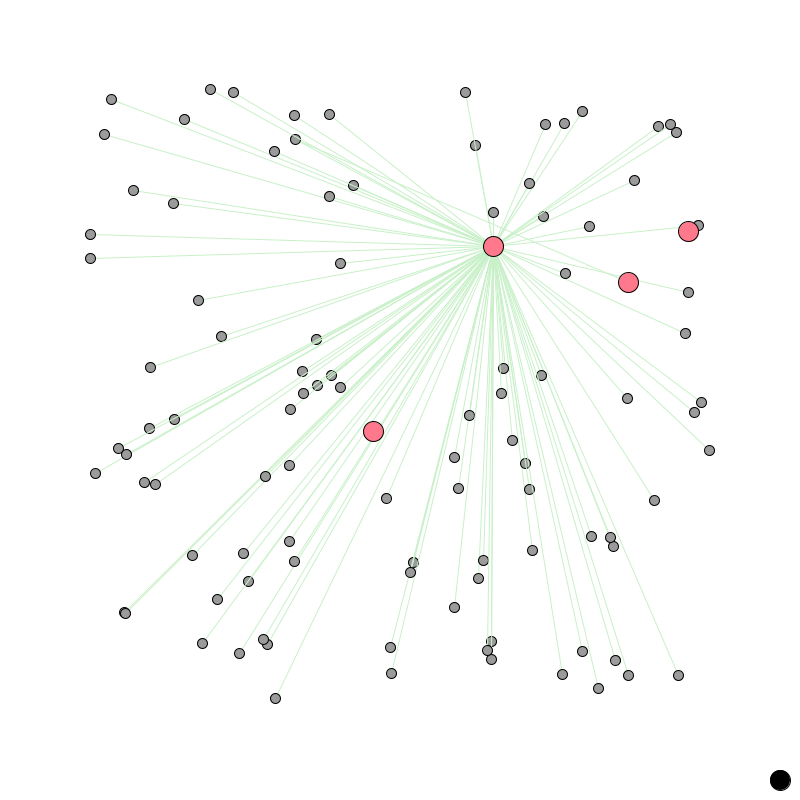
Frame 1 (no input)
Frame 60 (the mouse pressed at the canvas centre just before this capture): identical to frame 1, image omitted
Frame 120 (the mouse held since frame 60 and released just before this capture): identical to frame 1, image omitted

The Processing sketch that drew this single still picture (run headless with seeded random() and noise(); from frame 60 on, the mouse is pressed at the canvas centre):

// Processing sketch: Network
// ── Network.pde
// Network: 
//     by Akira Kageyama
//     on 2022.09.03
// 

final int NUM_RESOURCE = 5;   // Resource #0 = dump site.     
final int POPULATION = 100;   // 100000;


Environment environment;

Human human;


// Variables for timer
int interval = 50; // 200;
int lastRecordedTime = 0;


// Pause
boolean pause = true;


int timeCounter = 0;


void asserting( boolean condition, String message )
{
  if ( !condition ) {
    println( message );
    exit();
  }
}




void setup() {
  size (800, 800);
  println("Space=>stop/start.");
 

  // For drawing
  smooth(8);
  stroke(0);

  environment = new Environment();
  human = new Human();

}





void draw() 
{
  background(255);
  
  human.draw();
  environment.draw();
  
  
  if (millis()-lastRecordedTime>interval) {
    if (!pause) {
      for ( int i=0; i<1; i++ ) {
        StepTime();
      }
      lastRecordedTime = millis();
    }
  }

}




void keyPressed() {

  if (key==' ') { // On/off of pause
    pause = !pause;
  }
  
  if (key=='\n') {
    StepTime();
  }
}

// ── Asset.pde

class Asset {
  float information;
  float material;
  float happiness;
  
  Asset( float i, float m ) {
    information = i;
    material = m;
    happiness = information*material;
  }
}

// ── Environment.pde

class Resource {
  PVector position;
  color   rgb;

  Resource ( PVector p, color rgb_ ) {
    position = p;
    rgb = rgb_;
  }
}

class Environment {
  Resource[] resource;

  Environment( ) {
    resource = new Resource[NUM_RESOURCE];
    for (int i=0; i<NUM_RESOURCE; i++) {
      if ( i == 0 ) {  // Special "resource", negative resource. Dump site.
        color c = color(0, 0, 0);
        resource[i] = new Resource( new PVector(width-20,height-20), c );  // Lower-right corner.
      } else {
        float random_x = random(width);
        float random_y = random(height);
        float x_with_separation = map( random_x, 0.0, float(width),  0.1*width,  0.9*width  );
        float y_with_separation = map( random_y, 0.0, float(height), 0.1*height, 0.9*height );
        PVector random_position = new PVector( x_with_separation, y_with_separation );
        color c = color(255, 120, 140);
        resource[i] = new Resource( random_position, c );
      }
    }
  }

  void draw() {
    for (int i=0; i<NUM_RESOURCE; i++) {        
      fill( resource[i].rgb );
      ellipse( resource[i].position.x, 
               resource[i].position.y, 
               20, 20 );
    }
  }
}

// ── Human.pde

class FluxGiveToEnvironment {
  int id_of_resource;
  float flux;

  FluxGiveToEnvironment( int id_of_resource_, float flux_ ) {
    id_of_resource = id_of_resource_;
    flux = flux_;
  }
}



class FluxTakeFromEnvironment {
  int id_of_resource;
  float flux;

  FluxTakeFromEnvironment( int id, float flux_ ) {
    id_of_resource = id;
    flux = flux_;
  }
}



class FluxGiveToHuman {
  int id_of_person;
  float flux;

  FluxGiveToHuman( int id, float flux_ ) {
    id_of_person = id;
    flux = flux_;
  }
}


class FluxTakeFromHuman {
  int id_of_person;
  float flux;

  FluxTakeFromHuman( int id, float flux_ ) {
    id_of_person = id;
    flux = flux_;
  }
}


class Person {
  float life;
  int connection_counter;
  PVector position;
  ArrayList<FluxGiveToEnvironment>   give_list_to_environment;
  ArrayList<FluxTakeFromEnvironment> take_list_from_environment;
  ArrayList<FluxGiveToHuman>         give_list_to_human;
  ArrayList<FluxTakeFromHuman>       take_list_from_human;

  Person( float l, PVector p ) {
    life = l;
    connection_counter = 0;
    position = p;
    give_list_to_environment   = new ArrayList<FluxGiveToEnvironment>();
    take_list_from_environment = new ArrayList<FluxTakeFromEnvironment>();
    give_list_to_human         = new ArrayList<FluxGiveToHuman>();
    take_list_from_human       = new ArrayList<FluxTakeFromHuman>();

    int id_resource_dump_site = 0;
    int id_resource_soil = 1; 
//    int id_resource_sea  = 2;
    give_list_to_environment.add( new FluxGiveToEnvironment( id_resource_dump_site, 1.1 ) );
    
    give_list_to_environment.add( new FluxGiveToEnvironment( id_resource_soil, 1.0 ) );
    take_list_from_environment.add(new FluxTakeFromEnvironment( id_resource_soil, 2.0 ) );

//    give_list_to_environment.add( new FluxGiveToEnvironment( id_resource_sea, 0.5 ) );    
//    take_list_from_environment.add(new FluxTakeFromEnvironment( id_resource_sea, 1.0 ) );
  }
  
  void remove_from_take_list( int id ) {
    for (int j=0; j<take_list_from_human.size(); j++) {
      int id_of_jth_person = take_list_from_human.get(j).id_of_person;
      if ( id_of_jth_person == id ) {
        take_list_from_human.remove(j);
      }
    }
  }
  
  void become_farmer( int id_of_resource ) {
    FluxGiveToEnvironment giveTo = new FluxGiveToEnvironment( id_of_resource, 0.5 );

    FluxTakeFromEnvironment takeFrom = new FluxTakeFromEnvironment( id_of_resource, 2.0 );
    
    give_list_to_environment.add( giveTo );
    take_list_from_environment.add( takeFrom ); 
  }
}

class Human {
  Person[] person;

  Human () {
    person = new Person[POPULATION];
    for (int i=0; i<POPULATION; i++) {
      float default_life = 100;
      float random_x = random(width);
      float random_y = random(height);
      float x_with_separation = map( random_x, 0.0, float(width),  0.1*width,  0.9*width  );
      float y_with_separation = map( random_y, 0.0, float(height), 0.1*height, 0.9*height );
      PVector random_position = new PVector( x_with_separation, y_with_separation );
      person[i] = new Person( default_life, random_position );
    }
    
    person[0].become_farmer( 3 );
  }


  void draw() {
    for (int i=0; i<POPULATION; i++) {
      int ilife = int(person[i].life);
      if ( ilife > 0 ) {  
        if ( ilife > 255 ) ilife = 255;

        float x = person[i].position.x;
        float y = person[i].position.y;

        stroke( 200, 240, 200 );
        for (int j=0; j<person[i].take_list_from_environment.size(); j++) {
          FluxTakeFromEnvironment fluxFrom = person[i].take_list_from_environment.get(j);
          int resource_id = fluxFrom.id_of_resource;
          float xr = environment.resource[resource_id].position.x;
          float yr = environment.resource[resource_id].position.y;
          line( x, y, xr, yr);
        }

        //stroke( 0 );
        //for (int j=0; j<person[i].give_list_to_environment.size(); j++) {
        //  FluxGiveToEnvironment fluxTo = person[i].give_list_to_environment.get(j);
        //  int resource_id = fluxTo.id_of_resource;
        //  if ( resource_id == 0 ) continue;
        //  float xr = environment.resource[resource_id].position.x;
        //  float yr = environment.resource[resource_id].position.y;
        //  line( x, y, xr, yr);
        //}
        
        stroke( 0, 0, 255 );
        for (int j=0; j<person[i].give_list_to_human.size(); j++) {
          FluxGiveToHuman fluxTo = person[i].give_list_to_human.get(j);
          int person_id = fluxTo.id_of_person;
          float xr = human.person[person_id].position.x;
          float yr = human.person[person_id].position.y;
          line( x, y, xr, yr);
        }

        fill( 255 - ilife );
        stroke(0);
        ellipse( x, y, 10, 10 );
      }
    }
  }


  void connect_or_disconnect() {
    for (int i=0; i<POPULATION; i++) {
      float allowance = person[i].life - 220;
      if ( person[i].connection_counter == 0  && allowance > 0 ) {
        for ( int k=0; k<2; k++ ) { // give to targets
          int target = int( random( POPULATION ) );
          if ( target == i || person[target].life==0 ) continue;
          FluxGiveToHuman giveTo = new FluxGiveToHuman( target, 0.6 );
          FluxTakeFromHuman takeFrom = new FluxTakeFromHuman ( i, 0.8 ); 
          person[i].give_list_to_human.add(giveTo);
          person[target].take_list_from_human.add(takeFrom);
          person[i].connection_counter += 1;
        }
      }
      if ( person[i].connection_counter > 0  && allowance < 0 ) {
        for ( int j=0; j<person[i].give_list_to_human.size(); j++ ) {
          int target = person[i].give_list_to_human.get(j).id_of_person;
          person[target].remove_from_take_list(i);
          person[i].connection_counter -= 1;
          person[i].give_list_to_human.remove(j);
        }
      }
    }
  }

  
  void live_on() {    
    
    // Sometimes, a personn become a farmer.
    float probability = 0.01;
    if ( random(1.0) < probability ) {
      for (int i=0; i<POPULATION; i++) {
        float probability2 = 1.0 / POPULATION;
        if ( random(1.0) < probability2 ) {
          if ( person[i].life > 0 && person[i].connection_counter == 0 ) {
            person[i].become_farmer( 4 );
          }
        }
      }
    }

    // take from environment
    for (int i=0; i<POPULATION; i++) {
      for (int j=0; j<person[i].take_list_from_environment.size(); j++) {
        FluxTakeFromEnvironment fluxFrom = person[i].take_list_from_environment.get(j);        
        person[i].life += fluxFrom.flux; 
      }
    }
    
    // take from human
    for (int i=0; i<POPULATION; i++) {
      for (int j=0; j<person[i].take_list_from_human.size(); j++) {
        FluxTakeFromHuman fluxFrom = person[i].take_list_from_human.get(j);        
        person[i].life += fluxFrom.flux; 
      }
    }
    
    // upper limit
    for (int i=0; i<POPULATION; i++) {
      if ( person[i].life > 255 ) {
        person[i].life = 255;
      }
    }
    
    // give to environment
    for (int i=0; i<POPULATION; i++) {
      for (int j=0; j<person[i].give_list_to_environment.size(); j++) {
        FluxGiveToEnvironment fluxTo = person[i].give_list_to_environment.get(j);       
        person[i].life -= fluxTo.flux; 
        if ( person[i].life < 0 ) {
          person[i].life = 0;
        }
      }
      
      if ( person[i].life < 0 ) {
        for (int j=0; j<person[i].give_list_to_environment.size(); j++) {
          person[i].give_list_to_environment.remove(j);
        }
        for (int j=0; j<person[i].take_list_from_environment.size(); j++) {
          person[i].take_list_from_environment.remove(j);
        }
        for (int j=0; j<person[i].give_list_to_human.size(); j++) {
          person[i].give_list_to_human.remove(j);
        }
        for (int j=0; j<person[i].take_list_from_human.size(); j++) {
          person[i].take_list_from_human.remove(j);
        }
      }
    }
    
    // give to human
    for (int i=0; i<POPULATION; i++) {
      for (int j=0; j<person[i].give_list_to_human.size(); j++) {
        if ( person[i].life > 0 ) {
          FluxGiveToHuman fluxTo = person[i].give_list_to_human.get(j);       
          person[i].life -= fluxTo.flux; 
          if ( person[i].life < 0 ) person[i].life = 0;
        }
      }
    }        
  }
  
  
  void rearrange_position() {
    for (int i=0; i<POPULATION; i++) {
      float x0 = person[i].position.x;
      float y0 = person[i].position.y;

      
      for (int j=0; j<person[i].take_list_from_human.size(); j++) {
        FluxTakeFromHuman fluxFrom = person[i].take_list_from_human.get(j);        
        int id = fluxFrom.id_of_person;
        float x1 = person[id].position.x;
        float y1 = person[id].position.y;
        //float distance = dist( x0, y0, x1, y1 );
        //if ( distance > height / 10 ) {
        //  float dx = x1 - x0;
        //  float dy = y1 - y0;
        //  float random_x = random(-0.2, 0.2);
        //  float random_y = random(-0.2, 0.2);
        //  person[i].position.x += (random_x + 0.05*dx/distance);
        //  person[i].position.y += (random_y + 0.05*dy/distance);
        //}
        
        float amp = 0.5 * person[i].life / 255.0;
        person[i].position.x += random( -amp/2, amp/2 );
        person[i].position.y += random( -amp/2, amp/2 );        
      }

      for (int j=0; j<person[i].take_list_from_environment.size(); j++) {
        FluxTakeFromEnvironment fluxFrom = person[i].take_list_from_environment.get(j);        
        int id = fluxFrom.id_of_resource;
        //float x1 = environment.resource[id].position.x;
        //float y1 = environment.resource[id].position.y;
        //float distance = dist( x0, y0, x1, y1 );
        //if ( distance > height / 10 ) {
        //  float dx = x1 - x0;
        //  float dy = y1 - y0;          
        //  float random_x = random(-0.2, 0.2);
        //  float random_y = random(-0.2, 0.2);
        //  person[i].position.x += (random_x + 0.05*dx/distance);
        //  person[i].position.y += (random_y + 0.05*dy/distance);
        //}
        person[i].position.x += random( -1.0, 1.0 );
        person[i].position.y += random( -1.0, 1.0);
        
      }
      
    }

  }
}

// ── StepTime.pde

void StepTime() 
{  
  //flow_q();
  //remove_connection_if_life_is_zero();
  //give_to_someone_if_rich_enough();
  //move_nodes_by_spring();
    
  
  timeCounter += 1;
  
  
  human.connect_or_disconnect();
  human.live_on();  
  
  human.rearrange_position();
  
  for (int i=0; i<POPULATION; i++) {
    if ( human.person[i].life > 0 ) {
//println(" life[", i, "] = ", human.person[i].life );      
      // human.person[i].life -= 1;
    }
  }
  println( "timeCounter = ", timeCounter );
  
    
}
